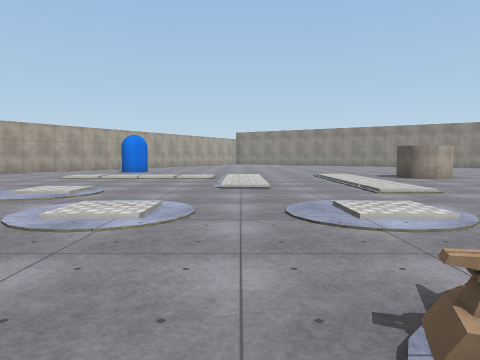
[1] (above)

24 first-person views from a walk through a scene from a Unity 3-D project. The camera is 1.3 m above the floor, tilts 4° down and sees 70° across. The floor is counted in squares, 2 m on a side. Each view is taken from the middle of a square. On the plan, view 1 faces up. The plan holds only what a view shows up to about 10 squares ahead; the rest is blank. The place goes on beyond the plan. Surface patterns are stand-ins for the level's own textures.

[2]
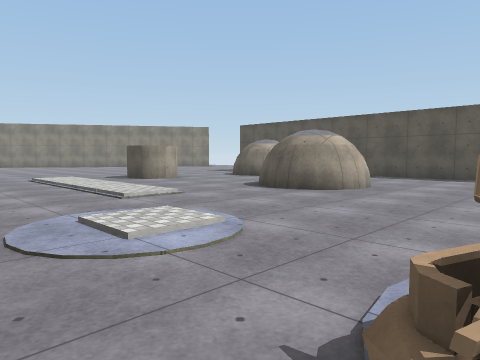

[3]
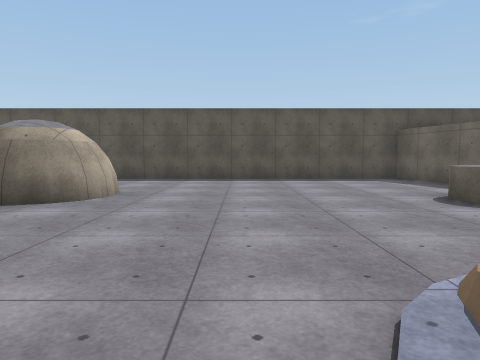

[4]
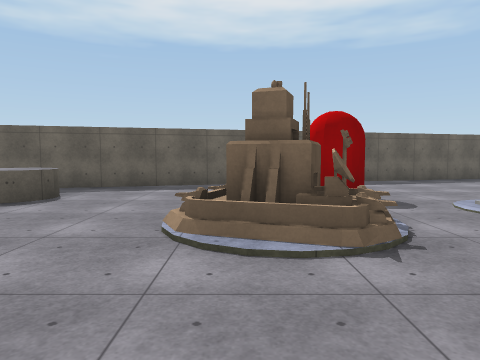

[5]
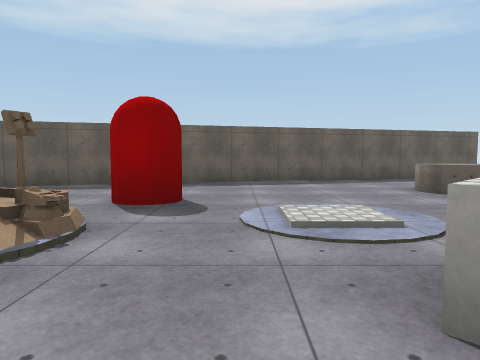

[6]
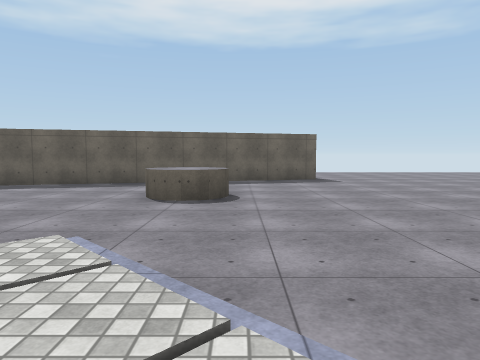

[7]
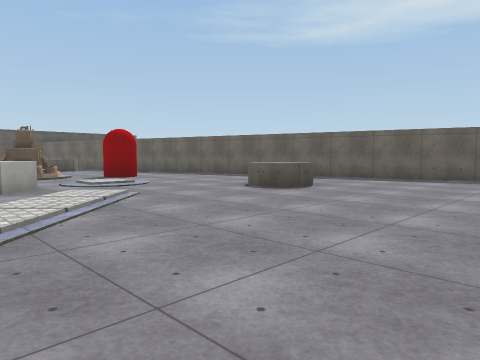

[8]
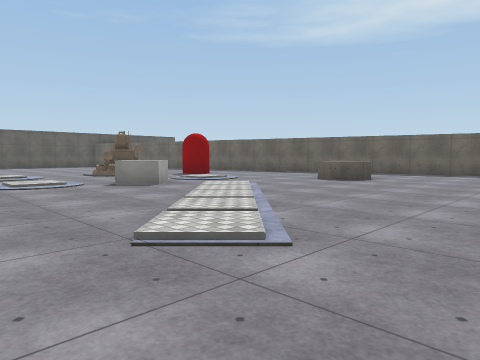

[9]
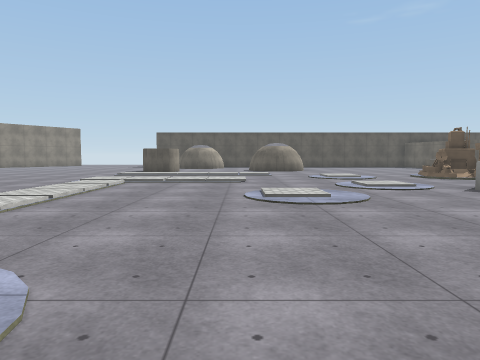

[10]
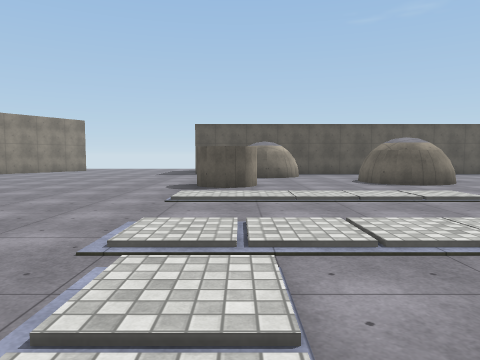

[11]
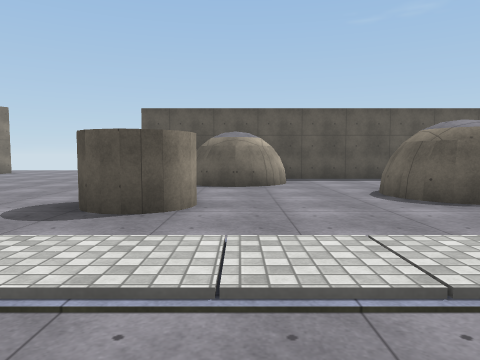

[12]
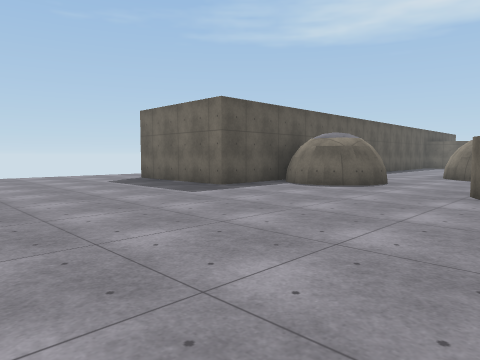

[13]
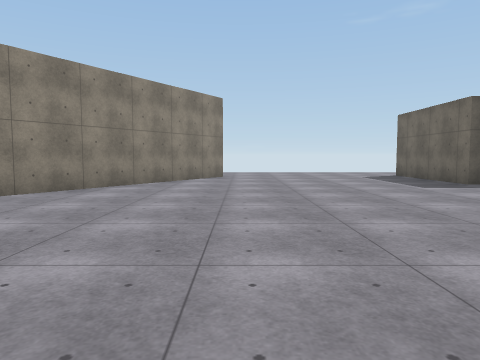

[14]
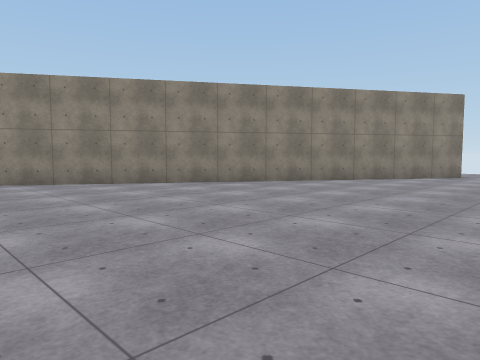

[15]
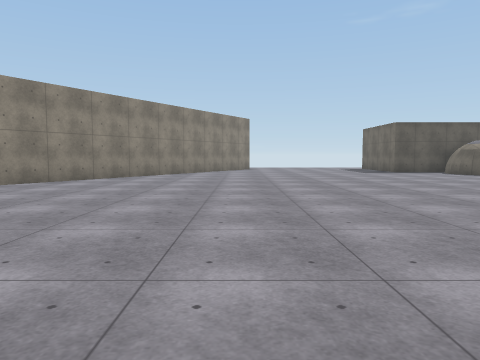

[16]
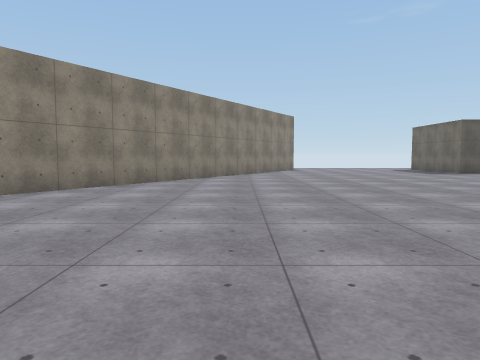

[17]
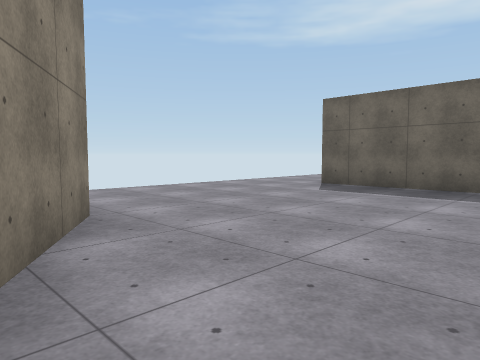

[18]
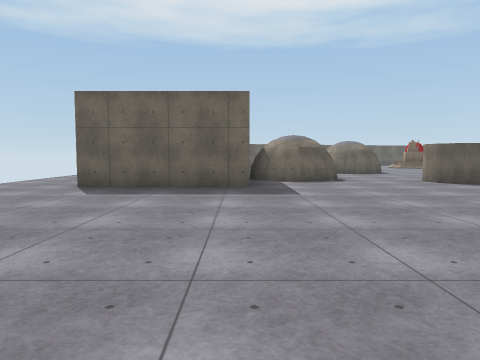

[19]
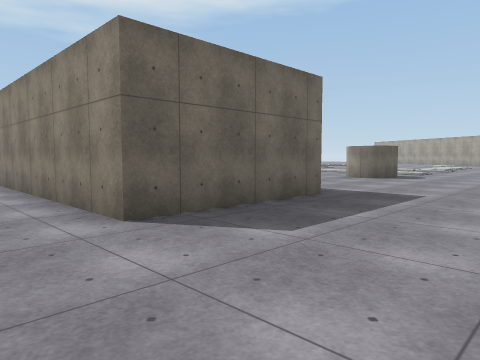

[20]
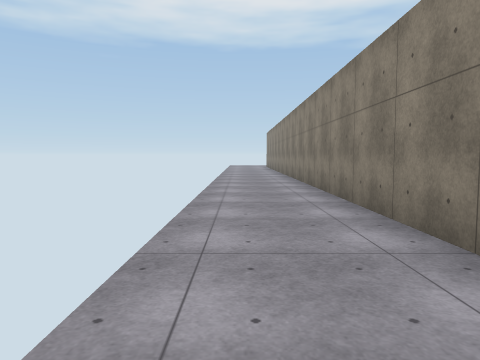

[21]
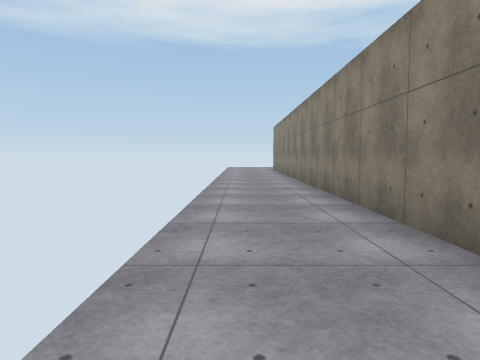

[22]
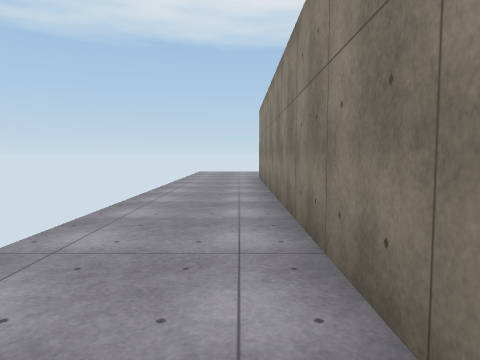

[23]
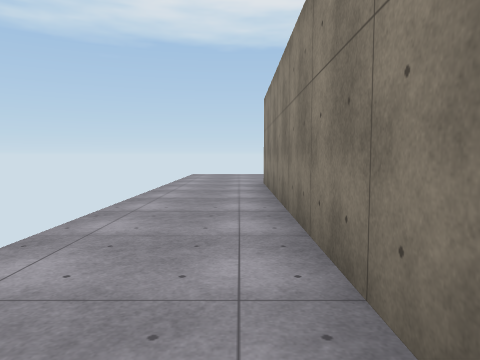

[24]
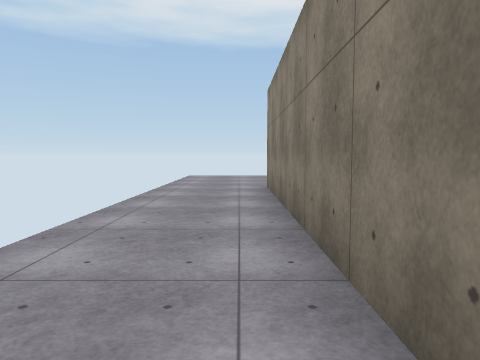

### Floor plan
Key: @ floor where view 1 was taken; # wall or solid block; . main floor; : floor 0.25 m higher than the main floor; / step, stairs or slope; ^ raised ledge; C red capsule; O other object.
Columns run from 12 left of view 1 to 16 right of it. Each row starts with its distance up from view 1.
 23               ...###
 22             .......###
 21            ..........##
 20           ............###
 19           ..............##
 18          ................##
 17           ...................
 16            ..................
 15              ................
 14               ...............
 13            ..................
 12           ...................
 11         ..../../.##....####..
 10       ./.::/...:.##..###  #..
  9      .......:..:.....###  #..
  8     ........:..:.....###  #..
  7    ........./..:.......#  #..
  6   .......:...../..##...#  #..
  5   ................##...#  #..
  4   ..:/....:...:........#  #..
  3   ...:/................#  #..
  2   ....:/.^^............#  #..
  1   .....:/....OO........#  #..
  0   ........:.@OO........#  #..
 -1    ....................#  #..
 -2   ..........C.....^....#  #..
 -3   .....^...........  ###  #..
 -4  ......^..... ...###      #..
 -5 ............. ####        #..
 -6 ..........###             #..
 -7 ......#####               #..
 -8     ###                   #..
 -9                           ...
-10                           ...
-11                            ..

Positions as (right, up) in squares from view 1, and headings:
1: (0, 0), facing up
2: (0, 1), facing up-right
3: (1, 2), facing right
4: (2, 4), facing down
5: (-1, 3), facing down
6: (-6, 3), facing down
7: (-10, 3), facing down-right
8: (-10, 6), facing down-right
9: (-9, 7), facing right
10: (-3, 10), facing right
11: (1, 9), facing right
12: (5, 17), facing down-right
13: (3, 17), facing right
14: (2, 15), facing up-right
15: (-3, 18), facing right
16: (-2, 20), facing right
17: (10, 19), facing down-right
18: (11, 19), facing down
19: (16, 15), facing down-left
20: (16, 12), facing down
21: (16, 8), facing down
22: (15, 2), facing down
23: (15, 0), facing down
24: (15, -1), facing down
